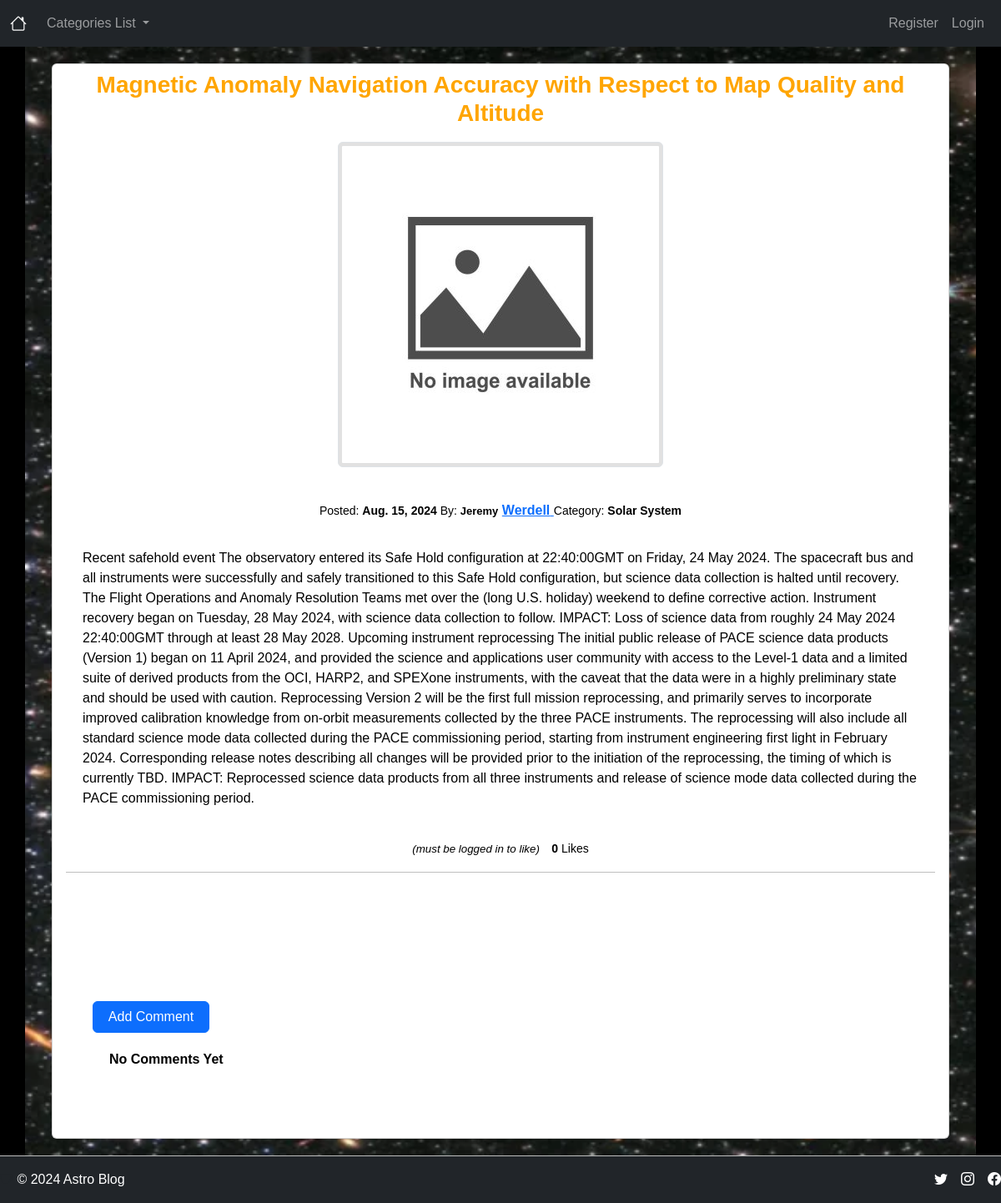
Page /blogger/article/62 on the committed database.
### blogger/models.py (models this page shows, shortened)
class Post(models.Model):
    ACTIVE = 'active'
    DRAFT = 'draft'
    CHOICES_STATUS = (
    (ACTIVE, 'Active'),
    (DRAFT, 'Draft')
    )
    title = models.CharField(max_length=200)
    image = CloudinaryField('image', null = True, blank= True)
    title_tag = models.CharField(max_length=200)
    author = models.ForeignKey(User, related_name='posts', on_delete=models.CASCADE)
    body = models.TextField()
    post_date = models.DateField(auto_now_add=True)
    created_at = models.DateTimeField(auto_now_add=True)
    status = models.CharField(max_length=10, choices=CHOICES_STATUS, default=ACTIVE)
    category = models.CharField(max_length=254, default='UAP')
    likes = models.ManyToManyField(User, related_name='blog_posts_likes')
    def total_likes(self):
        return self.likes.count()
    class Meta:
        ordering = ('-created_at','post_date',)

### blogger/views.py (the view)
# urls.py: path('article/<int:pk>', ArticleDetailView.as_view(), name='article-detail'),
class ArticleDetailView(DetailView):
    model = Post
    template_name = 'article_details.html'
    def get_context_data(self, *args, **kwargs):
       cat_menu = Category.objects.all()
       context = super(ArticleDetailView, self).get_context_data(*args, **kwargs)
       helper = get_object_or_404(Post, id=self.kwargs['pk'])
       total_likes = helper.total_likes()
       liked = False
       if helper.likes.filter(id=self.request.user.id).exists():
          liked = True
       context["cat_menu"] = cat_menu
       context["total_likes"] = total_likes
       context["liked"] = liked
       return context

### blogger/models.py (called while the page is built)
    def __str__(self):
        return self.name
        return self.category_discription

### blogger/templates/article_details.html (shortened to what this page needs)
{% extends 'base.html' %}
{% load static %}
{% block content %}
{% with image_url='/images/background.webp' %}
<div class="container" style="background: url('{% static image_url %}') no-repeat fixed top right / cover;">
    <section class="container-sub">
        <div class="card steps--background-white" style="width: auto;">
            <div class="container-custom">
                <h3 class="container-frontpage">{{ post.title }}</h3>
                {% if post.image.url %}
                <img src="{{ post.image.url }}" class="img-thumbnail" alt="post-image">
                {% else %}
                <img src="{% static 'images/no-image-available.jpg' %}" class="img-thumbnail" alt="no-image-available">
                {% endif %}
            </div>
            <div class="card-body">
                <div class="container-custom">
                    <small>Posted: <strong>{{ post.post_date }}</strong> By: </small>
                    <small class="first-name"><strong>{{ post.author.first_name }}</strong></small>
                    <a href="{% url 'show-profile-page' post.author.id %}">
                        <strong>{{ post.author.last_name }}</strong>
                    </a>
                    <small>Category: <strong>{{ post.category }}</strong> </small>
                </div>
                <div class="container-sub">
                    {{ post.body }}
                </div>
            </div>
            <div class="container-custom">
                <form action="{% url 'like-post' post.pk %}" method="POST">
                    {% if user.is_authenticated %}
                    {% if liked %}
                    <button type="submit" name="post_id" value="{{ post.id }}" class="btn btn-danger btn-sm">
                        <i class="bi bi-hand-thumbs-down"></i> Unlike
                    </button>
                    {% else %}
                    <button type="submit" name="post_id" value="{{ post.id }}" class="btn btn-secondary btn-sm">
                        <i class="bi bi-hand-thumbs-up"></i> Like
                    </button>
                    {% endif %}
                    {% else %}
                    <small class="italicize">&#40;must be logged in to like&#41;</small>
                    {% endif %}
                    <small> <strong>{{ total_likes }}</strong> Likes</small>
                </form>
                <hr>
                <div class="container-banner">
                    <h4>Comments ....</h4>
                    <a href="{% url 'add-comment' post.pk %}" class="btn btn-primary">Add
                        Comment</a>
                    {% if not post.comments.exists %}
                    <div class="container-sub"><strong>
                            <p>No Comments Yet</p>
                        </strong></div>
                    {% endif %}
                </div>
            </div>
        </div>
    </section>
</div>
{% endwith %}
{% endblock %}

### static/css/styles.css (style rules this page uses)
:root { --primary-color: #ffffff; --attrib-color: #3987a6; --primary-color-highlight: #bdbdbd; --bs-body-bg: #9e9e9e4e; --bs-body-font-family: 'Montserrat', sans-serif; --accent-color: #ffffff; --border-color: #000000; --main-text-color: #ffffff; }
html { scroll-behavior: smooth; }
h3 { margin-top: 0.5rem; }
h4 { color: white; font-weight: bolder; padding: 2rem; }
body { font-family: 'Montserrat', Arial, sans-serif; height: 100%; margin: 0; text-align: left; background-color: black; }
html { height: 100%; margin: 0; }
.img-thumbnail { margin-top: 10px; margin-bottom: 10px; margin-left: 0; }
.first-name, .last-name { font-size: small; text-transform: capitalize; }
.container-frontpage { color: orange; text-align: center; font-weight: bolder; }
.italicize { padding-top: 10px; padding-right: 10px; font-size: smaller; font-style: italic; text-align: right; }
.btn { margin-top: 5px; margin-right: 25px; width: 140px; }
.container-sub { width: 100%; padding: 1.25rem 1.25rem; margin: 0 auto; }
.container-banner { text-align: left; width: 100%; padding: 2rem; margin: 0 auto; }
.container-custom { text-align: center; width: 100%; padding: 0 1rem; padding-bottom: 0.85rem; margin: 0 auto; }
.steps--background-white { background-color: white; color: black; }

### rows in the picture
Post: title "Magnetic Anomaly Navigation Accuracy with Respect to Map Quality and Altitude", post_date "Aug. 15, 2024", author.first_name "Jeremy", author.last_name "Werdell", category "Solar System", body "Recent safehold event The observatory entered its Safe Hold configuration at 22:40:00GMT on Friday, 24 May 2024. The spacecraft bus and all instruments were successfully and safely transitioned to this Safe Hold configuration, but science data collection is halted until recovery. The Flight Operations and Anomaly Resolution Teams met over the (long U.S. holiday) weekend to define corrective action. Instrument recovery began on Tuesday, 28 May 2024, with science data collection to follow. IMPACT: Loss of science data from roughly 24 May 2024 22:40:00GMT through at least 28 May 2028. Upcoming instrument reprocessing The initial public release of PACE science data products (Version 1) began on…"

### other values in the picture
{{ total_likes }} "0"
